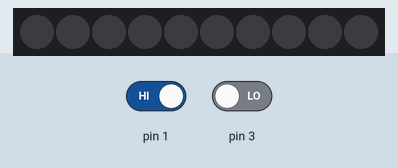
Recording of a sketch running on a simulated Arduino Uno, built with avr-gcc and run on an emulated ATmega328P. Shown: 10 RGB LEDs in strip order, left to right. The test bench sets the inputs (shaded band); at power-on: pin 3 LOW, pin 1 HIGH. Dim RGB values are drawn brighter than linear.

Above: at 1.2 s.
1.3 s: pin 3 driven HIGH
At 1.37 s:
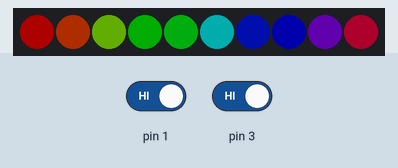
3.1 s: pin 1 driven LOW
At 4.8 s:
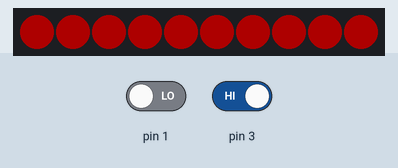
5.0 s: pin 1 driven HIGH
At 6.21 s:
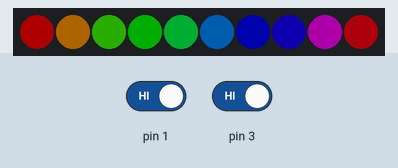
8.1 s: pin 3 driven LOW
At 8.33 s:
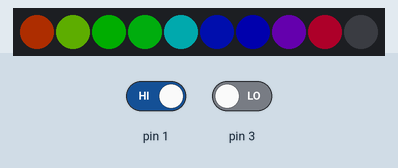
Timing chart, 0 to 11.0 s (numbered marks = the images above; inputs shaded):
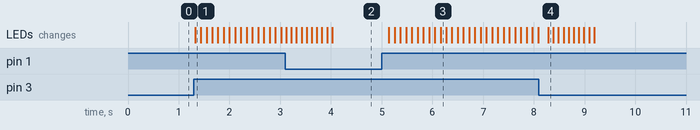

Measured:
- after the input at 1.3 s, the LEDs: change at once (image 1)
- after the input at 5.0 s, the LEDs: first change after 0.14 s (image 3 shows a later state)
- after the input at 8.1 s, the LEDs: change after 0.18 s (image 4)

The sketch:

simpleLightSaber.ino
```cpp
// A basic everyday NeoPixel strip test program.

// NEOPIXEL BEST PRACTICES for most reliable operation:
// - Add 1000 uF CAPACITOR between NeoPixel strip's + and - connections.
// - MINIMIZE WIRING LENGTH between microcontroller board and first pixel.
// - NeoPixel strip's DATA-IN should pass through a 300-500 OHM RESISTOR.
// - AVOID connecting NeoPixels on a LIVE CIRCUIT. If you must, ALWAYS
//   connect GROUND (-) first, then +, then data.
// - When using a 3.3V microcontroller with a 5V-powered NeoPixel strip,
//   a LOGIC-LEVEL CONVERTER on the data line is STRONGLY RECOMMENDED.
// (Skipping these may work OK on your workbench but can fail in the field)

#include <Adafruit_NeoPixel.h>
#ifdef __AVR__
 #include <avr/power.h> // Required for 16 MHz Adafruit Trinket
#endif

// Which pin on the Arduino is connected to the NeoPixels?
// On a Trinket or Gemma we suggest changing this to 1:
#define LED_PIN    0

// How many NeoPixels are attached to the Arduino?
#define LED_COUNT 10

// Declare our NeoPixel strip object:
Adafruit_NeoPixel strip(LED_COUNT, LED_PIN, NEO_GRB + NEO_KHZ800);
// Argument 1 = Number of pixels in NeoPixel strip
// Argument 2 = Arduino pin number (most are valid)
// Argument 3 = Pixel type flags, add together as needed:
//   NEO_KHZ800  800 KHz bitstream (most NeoPixel products w/WS2812 LEDs)
//   NEO_KHZ400  400 KHz (classic 'v1' (not v2) FLORA pixels, WS2811 drivers)
//   NEO_GRB     Pixels are wired for GRB bitstream (most NeoPixel products)
//   NEO_RGB     Pixels are wired for RGB bitstream (v1 FLORA pixels, not v2)
//   NEO_RGBW    Pixels are wired for RGBW bitstream (NeoPixel RGBW products)


// setup() function -- runs once at startup --------------------------------
boolean onHand = true;
void setup() {
  // These lines are specifically to support the Adafruit Trinket 5V 16 MHz.
  // Any other board, you can remove this part (but no harm leaving it):
#if defined(__AVR_ATtiny85__) && (F_CPU == 16000000)
  clock_prescale_set(clock_div_1);
#endif
  // END of Trinket-specific code.

  strip.begin();           // INITIALIZE NeoPixel strip object (REQUIRED)
  strip.show();            // Turn OFF all pixels ASAP
  strip.setBrightness(50); // Set BRIGHTNESS to about 1/5 (max = 255)
}


// loop() function -- runs repeatedly as long as board is on ---------------

void loop() {
 // PIN 3 - check if the saber is in hands use any sensor you like (IR, pressure, light etc)
  if (digitalRead(3) == HIGH) {
    onHand = true;
  }
  else onHand = false;

  // PIN 1 - choose the saber's color (RED or RAINBOW colored)
  if ((digitalRead(1) == 0) && (onHand == true)) {
    colorWipe(strip.Color(255,   0,   0), 100); // Red
  }
  else if ((digitalRead(1) == 1) && (onHand == true)){
    rainbow(100);
  }
    else if (onHand == false) colorBlack(100);

    }

void colorWipe(uint32_t color, int wait) {
  for(int i=0; i<strip.numPixels(); i++) { // For each pixel in strip...
    strip.setPixelColor(i, color);         //  Set pixel's color (in RAM)
    strip.show();                          //  Update strip to match
     if (digitalRead(3) == LOW) break;
    delay(wait);                           //  Pause for a moment
  }
}
void colorBlack(int wait) {
  for(int i=strip.numPixels(); i>-1; i--) { // For each pixel in strip...
    strip.setPixelColor(i, strip.Color(0,   0,   0));         //  Set pixel's color (in RAM)
    strip.show();                          //  Update strip to match
    if (digitalRead(3) == HIGH) break;		//makes it more reactive
    delay(wait);                           //  Pause for a moment
  }
}


// Rainbow cycle along whole strip. Pass delay time (in ms) between frames.
void rainbow(int wait) {
  // Hue of first pixel runs 5 complete loops through the color wheel.
  // Color wheel has a range of 65536 but it's OK if we roll over, so
  // just count from 0 to 5*65536. Adding 256 to firstPixelHue each time
  // means we'll make 5*65536/256 = 1280 passes through this loop:
  for(long firstPixelHue = 0; firstPixelHue < 5*65536; firstPixelHue += 256) {
    // strip.rainbow() can take a single argument (first pixel hue) or
    // optionally a few extras: number of rainbow repetitions (default 1),
    // saturation and value (brightness) (both 0-255, similar to the
    // ColorHSV() function, default 255), and a true/false flag for whether
    // to apply gamma correction to provide 'truer' colors (default true).
    if ((digitalRead(1)==0) || (digitalRead(3)==0)) break;
    strip.rainbow(firstPixelHue);
    // Above line is equivalent to:
    // strip.rainbow(firstPixelHue, 1, 255, 255, true);
    strip.show(); // Update strip with new contents
    delay(wait);  // Pause for a moment
  }
}
```
